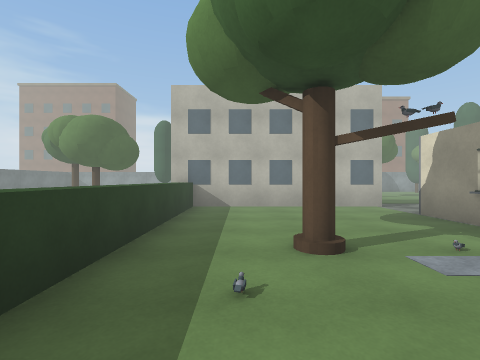
View 1 (above)

24 first-person views from a walk through a 3-D level made in the Unity game engine. The camera is 1.3 m above the floor, looks level and sees 85° across. The floor is counted in squares, 2 m on a side. Each view is taken from the middle of a square. On the plan, view 1 faces up. The plan holds only what a view shows up to about 9 squares ahead; the rest is blank. The place goes on beyond the plan. The player is left out. Door leaves are left out, so doorways stand open. Surface patterns are stand-ins for the level's own textures.

View 2
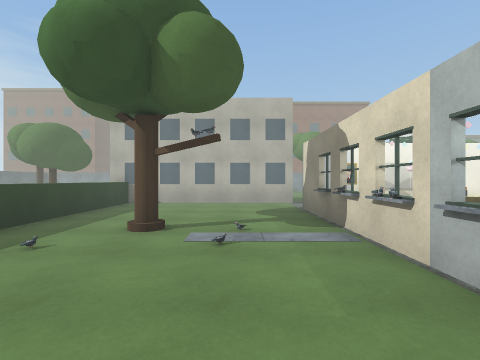

View 3
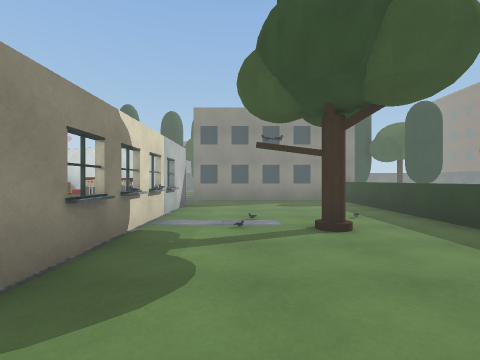

View 4
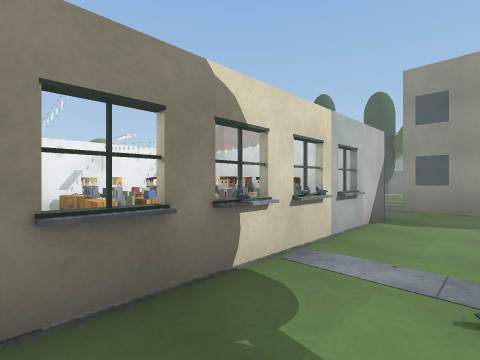

View 5
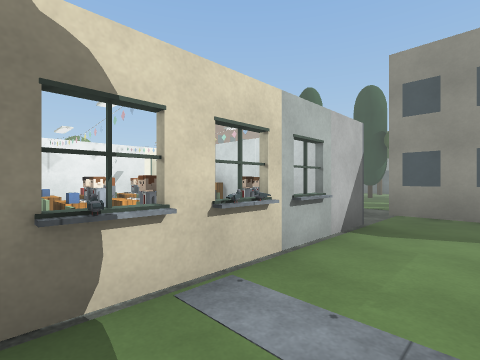

View 6
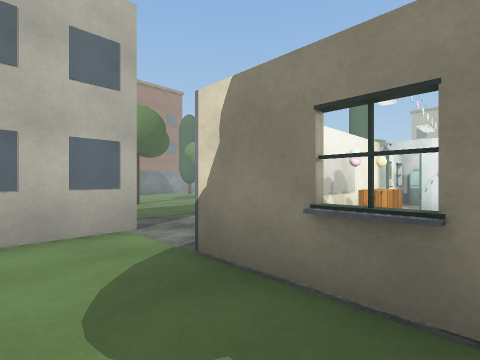

View 7
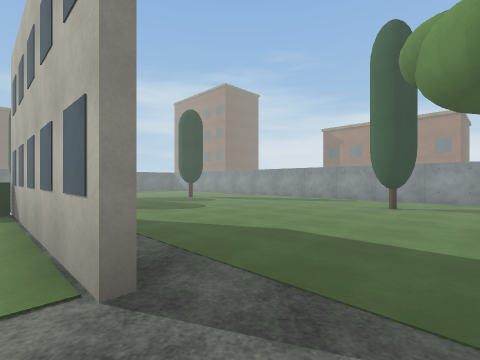

View 8
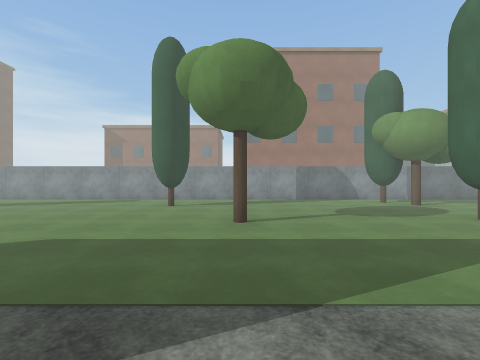

View 9
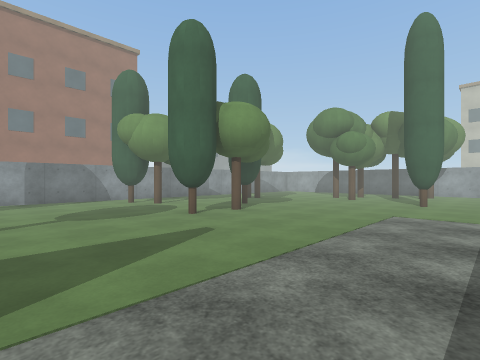

View 10
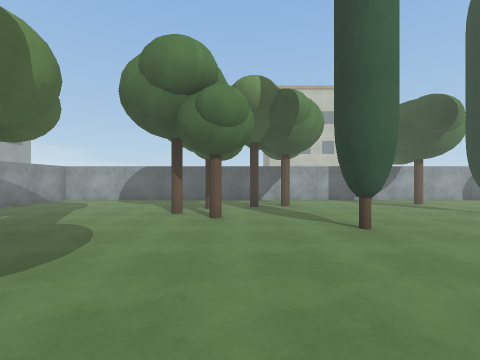

View 11
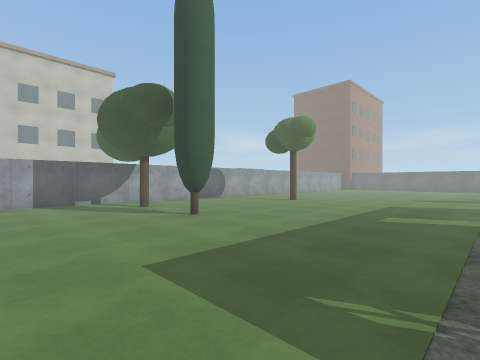

View 12
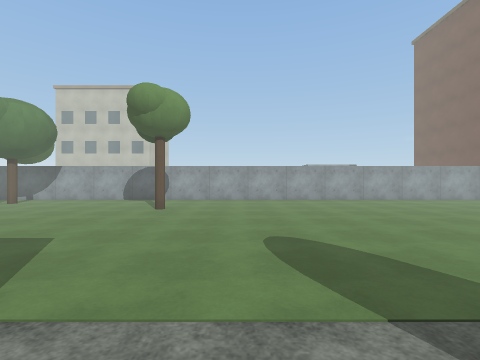

View 13
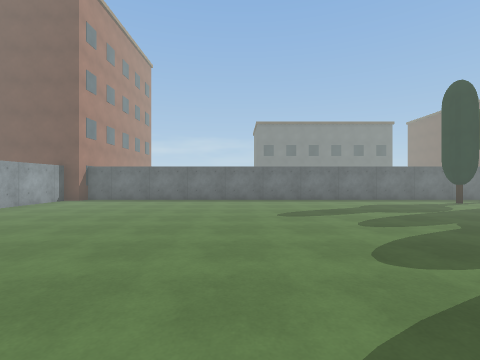

View 14
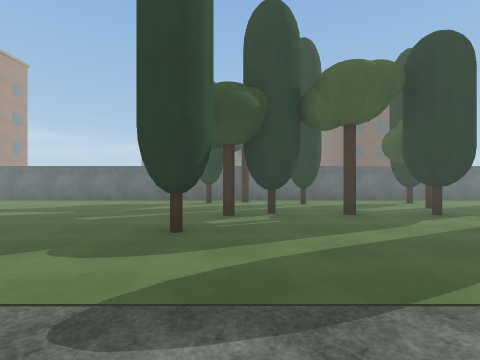

View 15
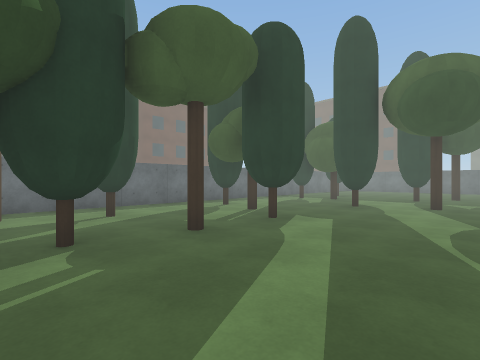

View 16
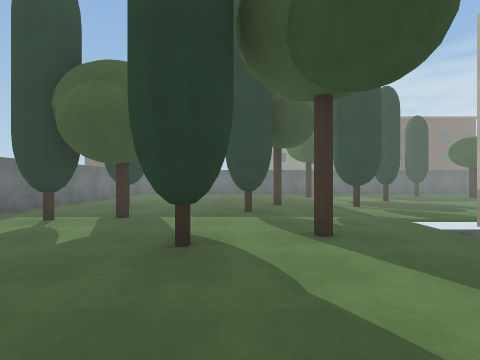

View 17
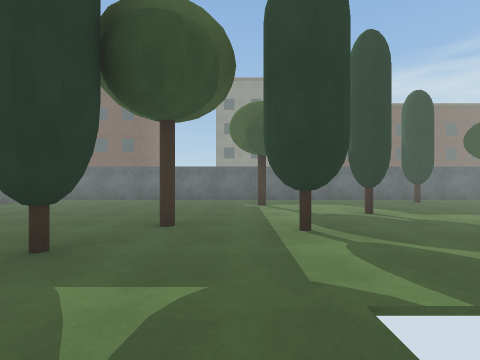

View 18
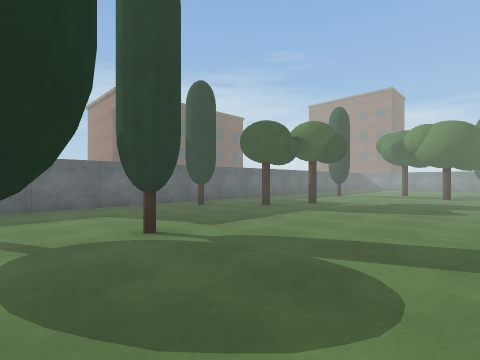

View 19
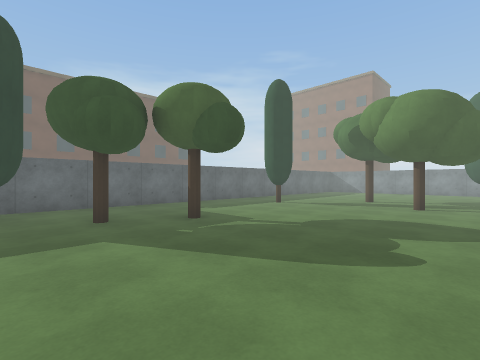

View 20
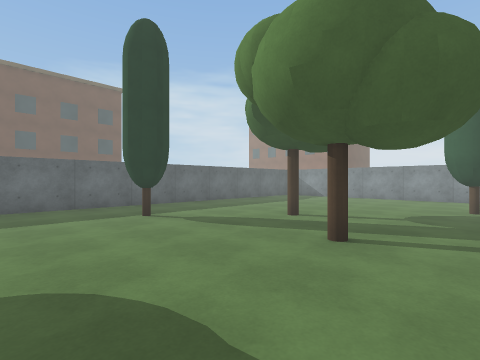

View 21
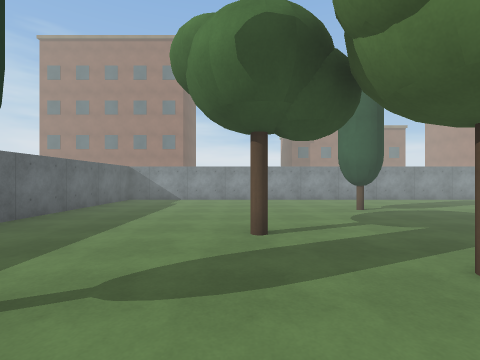

View 22
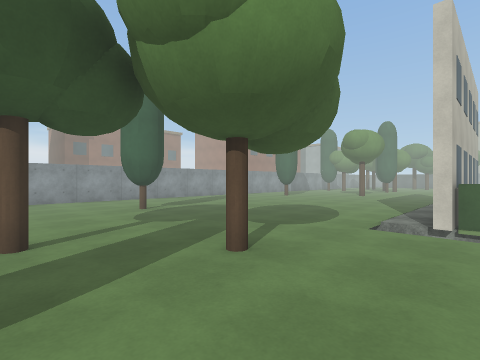

View 23
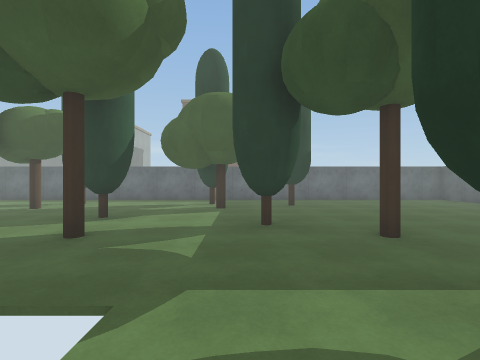

View 24
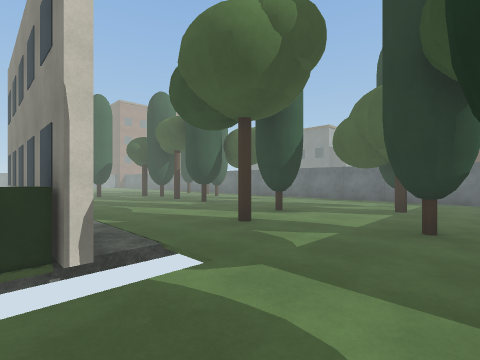

### Floor plan
Ten units are one square. View 1 is at (0, 0); x grows to the right and y downward. Boxes are objects, and circles mark ways between rooms. Rooms are numbered by the first view taken in them; rooms with no view inside come last. Other rooms are left out.
<svg viewBox="-101 -151 291 262">
<path fill="none" stroke="#000" d="M34 -34 34 -51M34 11 34 -6M39 10 66 10M54 -49 44 -49M25 -64 -18 -64M85 2 85 -6M-11 -65 -11 19M-18 25 35 25M94 -49 64 -49M35 -64 25 -64M64 -49 54 -49M-17 -61 -17 -68M66 10 80 10M-17 28 -17 20M129 -146 -96 -146 -96 106 181 106M185 95 185 -146 161 -146"/>
<rect x="5" y="-35" width="10" height="10" fill="#bbb"><title>other object</title></rect>
<rect x="25" y="-15" width="10" height="10" fill="#bbb"><title>other object</title></rect>
<rect x="25" y="-25" width="10" height="10" fill="#bbb"><title>other object</title></rect>
<rect x="25" y="-35" width="10" height="10" fill="#bbb"><title>other object</title></rect>
<rect x="45" y="-25" width="10" height="10" fill="#bbb"><title>other object</title></rect>
<rect x="55" y="-5" width="10" height="10" fill="#bbb"><title>other object</title></rect>
<rect x="55" y="-25" width="10" height="10" fill="#bbb"><title>other object</title></rect>
<rect x="55" y="-35" width="10" height="10" fill="#bbb"><title>other object</title></rect>
<rect x="55" y="-45" width="10" height="10" fill="#bbb"><title>other object</title></rect>
<rect x="65" y="-15" width="10" height="10" fill="#bbb"><title>other object</title></rect>
<rect x="65" y="-25" width="10" height="10" fill="#bbb"><title>other object</title></rect>
<rect x="65" y="-35" width="10" height="10" fill="#bbb"><title>other object</title></rect>
<rect x="75" y="-15" width="10" height="10" fill="#bbb"><title>other object</title></rect>
<rect x="75" y="-25" width="10" height="10" fill="#bbb"><title>other object</title></rect>
<rect x="75" y="-35" width="10" height="10" fill="#bbb"><title>other object</title></rect>
<rect x="-95" y="-15" width="10" height="10" fill="#bbb"><title>other object</title></rect>
<rect x="-85" y="25" width="10" height="10" fill="#bbb"><title>other object</title></rect>
<rect x="-85" y="-75" width="10" height="10" fill="#bbb"><title>other object</title></rect>
<rect x="-75" y="-25" width="10" height="10" fill="#bbb"><title>other object</title></rect>
<rect x="-75" y="-45" width="10" height="10" fill="#bbb"><title>other object</title></rect>
<rect x="-65" y="5" width="10" height="20" fill="#bbb"><title>other object</title></rect>
<rect x="-65" y="-95" width="10" height="10" fill="#bbb"><title>other object</title></rect>
<rect x="-55" y="45" width="10" height="10" fill="#bbb"><title>other object</title></rect>
<rect x="-45" y="85" width="10" height="10" fill="#bbb"><title>other object</title></rect>
<rect x="-45" y="25" width="10" height="10" fill="#bbb"><title>other object</title></rect>
<rect x="-45" y="-85" width="10" height="10" fill="#bbb"><title>other object</title></rect>
<rect x="-35" y="75" width="10" height="10" fill="#bbb"><title>other object</title></rect>
<rect x="-35" y="55" width="10" height="10" fill="#bbb"><title>other object</title></rect>
<rect x="-35" y="-125" width="10" height="10" fill="#bbb"><title>other object</title></rect>
<rect x="-25" y="85" width="10" height="10" fill="#bbb"><title>other object</title></rect>
<rect x="-15" y="65" width="10" height="10" fill="#bbb"><title>other object</title></rect>
<rect x="-15" y="45" width="10" height="10" fill="#bbb"><title>other object</title></rect>
<rect x="5" y="85" width="10" height="10" fill="#bbb"><title>other object</title></rect>
<rect x="15" y="75" width="10" height="10" fill="#bbb"><title>other object</title></rect>
<rect x="15" y="65" width="10" height="10" fill="#bbb"><title>other object</title></rect>
<rect x="25" y="-135" width="10" height="20" fill="#bbb"><title>other object</title></rect>
<rect x="35" y="85" width="10" height="10" fill="#bbb"><title>other object</title></rect>
<rect x="35" y="65" width="10" height="10" fill="#bbb"><title>other object</title></rect>
<rect x="45" y="65" width="10" height="10" fill="#bbb"><title>other object</title></rect>
<rect x="45" y="-105" width="10" height="10" fill="#bbb"><title>other object</title></rect>
<rect x="55" y="95" width="10" height="10" fill="#bbb"><title>other object</title></rect>
<rect x="55" y="65" width="10" height="10" fill="#bbb"><title>other object</title></rect>
<rect x="65" y="85" width="10" height="10" fill="#bbb"><title>other object</title></rect>
<rect x="65" y="45" width="10" height="10" fill="#bbb"><title>other object</title></rect>
<rect x="65" y="5" width="10" height="10" fill="#bbb"><title>other object</title></rect>
<rect x="75" y="-135" width="10" height="10" fill="#bbb"><title>other object</title></rect>
<rect x="85" y="-105" width="10" height="10" fill="#bbb"><title>other object</title></rect>
<rect x="85" y="-135" width="10" height="10" fill="#bbb"><title>other object</title></rect>
<rect x="95" y="-55" width="10" height="10" fill="#bbb"><title>other object</title></rect>
<rect x="95" y="-105" width="10" height="10" fill="#bbb"><title>other object</title></rect>
<rect x="105" y="-115" width="10" height="10" fill="#bbb"><title>other object</title></rect>
<rect x="125" y="-125" width="10" height="10" fill="#bbb"><title>other object</title></rect>
<rect x="135" y="-75" width="10" height="10" fill="#bbb"><title>other object</title></rect>
<rect x="145" y="-45" width="10" height="10" fill="#bbb"><title>other object</title></rect>
<rect x="145" y="-95" width="10" height="10" fill="#bbb"><title>other object</title></rect>
<rect x="145" y="-105" width="10" height="10" fill="#bbb"><title>other object</title></rect>
<rect x="155" y="-5" width="10" height="10" fill="#bbb"><title>other object</title></rect>
<rect x="155" y="-95" width="10" height="10" fill="#bbb"><title>other object</title></rect>
<rect x="155" y="-105" width="10" height="10" fill="#bbb"><title>other object</title></rect>
<rect x="165" y="-45" width="10" height="10" fill="#bbb"><title>other object</title></rect>
<rect x="165" y="-85" width="10" height="10" fill="#bbb"><title>other object</title></rect>
<circle cx="105" cy="-15" r="3" fill="#2a7"/>
<circle cx="30" cy="-60" r="3" fill="#2a7"/>
<text x="30" y="-20">1</text>
<text x="40" y="-50">2</text>
</svg>
Room 1 opens to room 2.

Where each view was taken, in squares from view 1:
view 1: 0 up, 0 right, facing up
view 2: 1 down, 2 right, facing up
view 3: 6 up, 2 right, facing down
view 4: 4 up, 2 right, facing down-right
view 5: 3 up, 2 right, facing down-right
view 6: 3 up, 2 right, facing up-right
view 7: 6 up, 5 right, facing up-left
view 8: 6 up, 5 right, facing up
view 9: 6 up, 6 right, facing up-right
view 10: 9 up, 10 right, facing right
view 11: 7 up, 11 right, facing down-right
view 12: 2 down, 10 right, facing right
view 13: 2 down, 13 right, facing down
view 14: 2 down, 6 right, facing down
view 15: 4 down, 6 right, facing down-left
view 16: 6 down, 2 right, facing left
view 17: 4 down, 1 left, facing left
view 18: 3 down, 3 left, facing up-left
view 19: 1 up, 3 left, facing up-left
view 20: 5 up, 3 left, facing up-left
view 21: 6 up, 6 left, facing up
view 22: 6 up, 6 left, facing up-right
view 23: 2 down, 3 left, facing down
view 24: 2 down, 4 left, facing down-right
